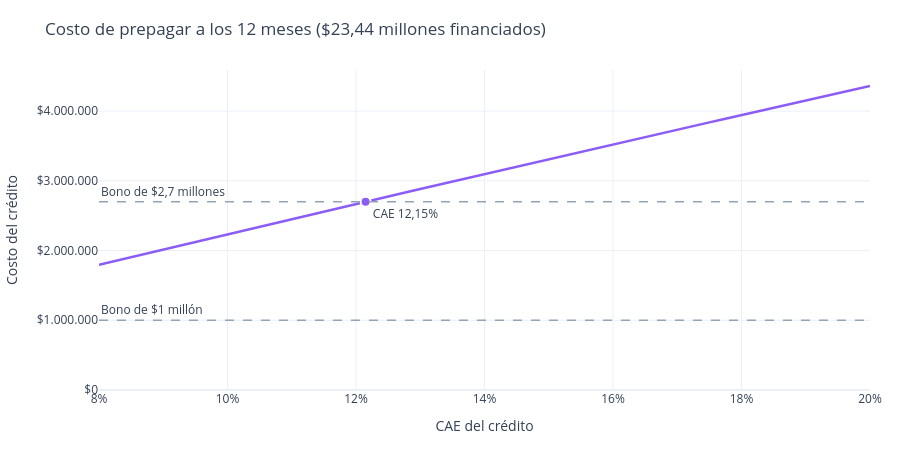

Here is the notebook cell this chart was saved with:
### Code cell
fin_b = b.financiado
eq_b = cae_equilibrio(fin_b, b.bono, MESES, 12)

fig = go.Figure()
fig.add_scatter(x=caes, y=costo_prepago(fin_b, caes, MESES, 12), name="Costo del crédito", showlegend=False,
                line=dict(color=VIOLETA, width=2.5), hovertemplate="%{y:$,.0f}")
for bono, etiqueta in [(b.bono, "Bono de $2,7 millones"), (a.bono, "Bono de $1 millón")]:
    fig.add_hline(y=bono, line=dict(color=GRIS, dash="dash", width=1.5),
                  annotation_text=etiqueta, annotation_position="top left")
fig.add_scatter(x=[eq_b], y=[b.bono], mode="markers+text", text=["CAE " + porcentaje(eq_b)],
                textposition="bottom right", marker=dict(color=VIOLETA, size=10, line=dict(color="white", width=2)),
                showlegend=False, hoverinfo="skip")
fig.update_xaxes(tickformat=".0%")
fig.update_yaxes(tickformat="$,.0f", rangemode="tozero")
estilo(fig, f"Costo de prepagar a los 12 meses ({millones(fin_b, 2)} financiados)",
       "CAE del crédito", "Costo del crédito")

### Figure 1 — Plotly figure (JSON) as saved in the notebook; plotly's stock layout.template omitted (floating-point values rounded to 4 significant figures)
{"data": [{"hovertemplate": "%{y:$,.0f}", "line": {"color": "#8B5CF6", "width": 2.5}, "name": "Costo del crédito", "showlegend": false, "type": "scatter", "x": [0.08, 0.0825, 0.085, 0.0875, 0.09, 0.0925, 0.095, 0.0975, 0.1, 0.1025, 0.105, 0.1075, 0.11, 0.1125, 0.115, 0.1175, 0.12, 0.1225, 0.125, 0.1275, 0.13, 0.1325, 0.135, 0.1375, 0.14, 0.1425, 0.145, 0.1475, 0.15, 0.1525, 0.155, 0.1575, 0.16, 0.1625, 0.165, 0.1675, 0.17, 0.1725, 0.175, 0.1775, 0.18, 0.1825, 0.185, 0.1875, 0.19, 0.1925, 0.195, 0.1975, 0.2], "y": [1795000.0, 1850000.0, 1905000.0, 1960000.0, 2015000.0, 2070000.0, 2125000.0, 2179000.0, 2234000.0, 2288000.0, 2343000.0, 2397000.0, 2451000.0, 2506000.0, 2560000.0, 2614000.0, 2668000.0, 2722000.0, 2776000.0, 2829000.0, 2883000.0, 2937000.0, 2990000.0, 3044000.0, 3097000.0, 3151000.0, 3204000.0, 3257000.0, 3311000.0, 3364000.0, 3417000.0, 3470000.0, 3523000.0, 3576000.0, 3628000.0, 3681000.0, 3734000.0, 3786000.0, 3839000.0, 3891000.0, 3944000.0, 3996000.0, 4048000.0, 4101000.0, 4153000.0, 4205000.0, 4257000.0, 4309000.0, 4360000.0]}, {"hoverinfo": "skip", "marker": {"color": "#8B5CF6", "line": {"color": "white", "width": 2}, "size": 10}, "mode": "markers+text", "showlegend": false, "text": ["CAE 12,15%"], "textposition": "bottom right", "type": "scatter", "x": [0.1215], "y": [2700000]}], "layout": {"annotations": [{"showarrow": false, "text": "Bono de $2,7 millones", "x": 0, "xanchor": "left", "xref": "x domain", "y": 2700000, "yanchor": "bottom", "yref": "y"}, {"showarrow": false, "text": "Bono de $1 millón", "x": 0, "xanchor": "left", "xref": "x domain", "y": 1000000, "yanchor": "bottom", "yref": "y"}], "font": {"color": "#334155"}, "height": 450, "hovermode": "x unified", "margin": {"b": 60, "l": 80, "r": 30, "t": 70}, "separators": ",.", "shapes": [{"line": {"color": "#94a3b8", "dash": "dash", "width": 1.5}, "type": "line", "x0": 0, "x1": 1, "xref": "x domain", "y0": 2700000, "y1": 2700000, "yref": "y"}, {"line": {"color": "#94a3b8", "dash": "dash", "width": 1.5}, "type": "line", "x0": 0, "x1": 1, "xref": "x domain", "y0": 1000000, "y1": 1000000, "yref": "y"}], "title": {"text": "Costo de prepagar a los 12 meses ($23,44 millones financiados)"}, "width": 900, "xaxis": {"tickformat": ".0%", "title": {"text": "CAE del crédito"}}, "yaxis": {"rangemode": "tozero", "tickformat": "$,.0f", "title": {"text": "Costo del crédito"}}}}
